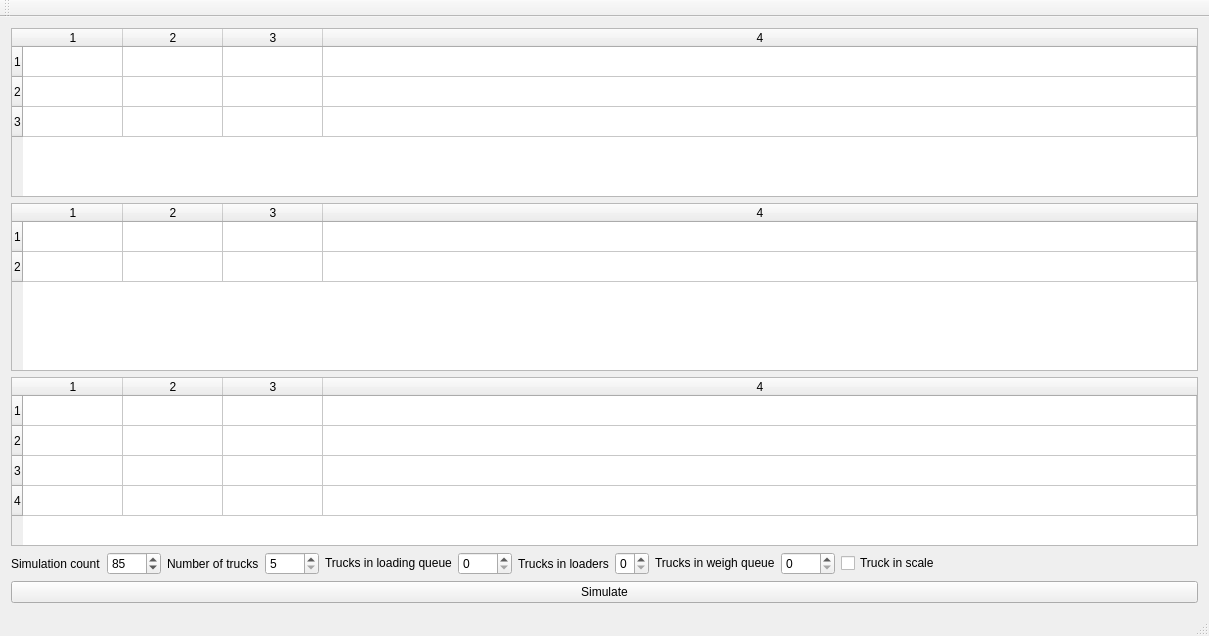
<?xml version="1.0" encoding="UTF-8"?>
<ui version="4.0">
 <class>MainWindow</class>
 <widget class="QMainWindow" name="MainWindow">
  <property name="geometry">
   <rect>
    <x>0</x>
    <y>0</y>
    <width>1209</width>
    <height>636</height>
   </rect>
  </property>
  <property name="windowTitle">
   <string>Dump Truck Problem Simulation</string>
  </property>
  <widget class="QWidget" name="centralWidget">
   <layout class="QVBoxLayout" name="verticalLayout">
    <item>
     <widget class="QTableWidget" name="tableWidgetLoadingTime">
      <property name="sizePolicy">
       <sizepolicy hsizetype="Expanding" vsizetype="Expanding">
        <horstretch>0</horstretch>
        <verstretch>0</verstretch>
       </sizepolicy>
      </property>
      <property name="editTriggers">
       <set>QAbstractItemView::NoEditTriggers</set>
      </property>
      <property name="rowCount">
       <number>3</number>
      </property>
      <property name="columnCount">
       <number>4</number>
      </property>
      <attribute name="horizontalHeaderCascadingSectionResizes">
       <bool>true</bool>
      </attribute>
      <attribute name="horizontalHeaderHighlightSections">
       <bool>true</bool>
      </attribute>
      <attribute name="horizontalHeaderStretchLastSection">
       <bool>true</bool>
      </attribute>
      <row/>
      <row/>
      <row/>
      <column/>
      <column/>
      <column/>
      <column/>
     </widget>
    </item>
    <item>
     <widget class="QTableWidget" name="tableWidgetWeighingTime">
      <property name="editTriggers">
       <set>QAbstractItemView::NoEditTriggers</set>
      </property>
      <property name="rowCount">
       <number>2</number>
      </property>
      <property name="columnCount">
       <number>4</number>
      </property>
      <attribute name="horizontalHeaderCascadingSectionResizes">
       <bool>true</bool>
      </attribute>
      <attribute name="horizontalHeaderShowSortIndicator" stdset="0">
       <bool>false</bool>
      </attribute>
      <attribute name="horizontalHeaderStretchLastSection">
       <bool>true</bool>
      </attribute>
      <row/>
      <row/>
      <column/>
      <column/>
      <column/>
      <column/>
     </widget>
    </item>
    <item>
     <widget class="QTableWidget" name="tableWidgetTravelTime">
      <property name="editTriggers">
       <set>QAbstractItemView::NoEditTriggers</set>
      </property>
      <property name="rowCount">
       <number>4</number>
      </property>
      <property name="columnCount">
       <number>4</number>
      </property>
      <attribute name="horizontalHeaderCascadingSectionResizes">
       <bool>true</bool>
      </attribute>
      <attribute name="horizontalHeaderStretchLastSection">
       <bool>true</bool>
      </attribute>
      <row/>
      <row/>
      <row/>
      <row/>
      <column/>
      <column/>
      <column/>
      <column/>
     </widget>
    </item>
    <item>
     <layout class="QHBoxLayout" name="horizontalLayout">
      <item>
       <widget class="QLabel" name="labelSimulationCount">
        <property name="text">
         <string>Simulation count</string>
        </property>
       </widget>
      </item>
      <item>
       <widget class="QSpinBox" name="spinBoxSimulationCount">
        <property name="minimum">
         <number>1</number>
        </property>
        <property name="maximum">
         <number>1000</number>
        </property>
        <property name="value">
         <number>85</number>
        </property>
       </widget>
      </item>
      <item>
       <widget class="QLabel" name="labelNumberOfTrucks">
        <property name="text">
         <string>Number of trucks</string>
        </property>
       </widget>
      </item>
      <item>
       <widget class="QSpinBox" name="spinBoxNumberOfTrucks">
        <property name="minimum">
         <number>5</number>
        </property>
        <property name="maximum">
         <number>1000</number>
        </property>
       </widget>
      </item>
      <item>
       <widget class="QLabel" name="labelNumberOfTrucksInLoadingQueue">
        <property name="text">
         <string>&lt;html&gt;&lt;head/&gt;&lt;body&gt;&lt;p&gt;Trucks in loading queue&lt;/p&gt;&lt;/body&gt;&lt;/html&gt;</string>
        </property>
       </widget>
      </item>
      <item>
       <widget class="QSpinBox" name="spinBoxNumberOfTrucksInLoadingQueue">
        <property name="maximum">
         <number>1000</number>
        </property>
       </widget>
      </item>
      <item>
       <widget class="QLabel" name="labelNumberOfTrucksInLoader">
        <property name="text">
         <string>Trucks in loaders</string>
        </property>
       </widget>
      </item>
      <item>
       <widget class="QSpinBox" name="spinBoxNumberOfTrucksInLoaders">
        <property name="maximum">
         <number>2</number>
        </property>
       </widget>
      </item>
      <item>
       <widget class="QLabel" name="labelNumberOfTrucksInWeighQueue">
        <property name="text">
         <string>&lt;html&gt;&lt;head/&gt;&lt;body&gt;&lt;p&gt;Trucks in weigh queue&lt;/p&gt;&lt;/body&gt;&lt;/html&gt;</string>
        </property>
       </widget>
      </item>
      <item>
       <widget class="QSpinBox" name="spinBoxNumberOftrucksInWeighQueue">
        <property name="maximum">
         <number>1000</number>
        </property>
       </widget>
      </item>
      <item>
       <widget class="QCheckBox" name="checkBoxTruckInScale">
        <property name="text">
         <string>Truck in scale</string>
        </property>
       </widget>
      </item>
      <item>
       <spacer name="horizontalSpacer">
        <property name="orientation">
         <enum>Qt::Horizontal</enum>
        </property>
        <property name="sizeHint" stdset="0">
         <size>
          <width>40</width>
          <height>20</height>
         </size>
        </property>
       </spacer>
      </item>
     </layout>
    </item>
    <item>
     <widget class="QPushButton" name="pushButtonSimulation">
      <property name="text">
       <string>Simulate</string>
      </property>
     </widget>
    </item>
   </layout>
  </widget>
  <widget class="QMenuBar" name="menuBar">
   <property name="geometry">
    <rect>
     <x>0</x>
     <y>0</y>
     <width>1209</width>
     <height>25</height>
    </rect>
   </property>
  </widget>
  <widget class="QToolBar" name="mainToolBar">
   <attribute name="toolBarArea">
    <enum>TopToolBarArea</enum>
   </attribute>
   <attribute name="toolBarBreak">
    <bool>false</bool>
   </attribute>
  </widget>
  <widget class="QStatusBar" name="statusBar"/>
 </widget>
 <layoutdefault spacing="6" margin="11"/>
 <resources/>
 <connections/>
</ui>
